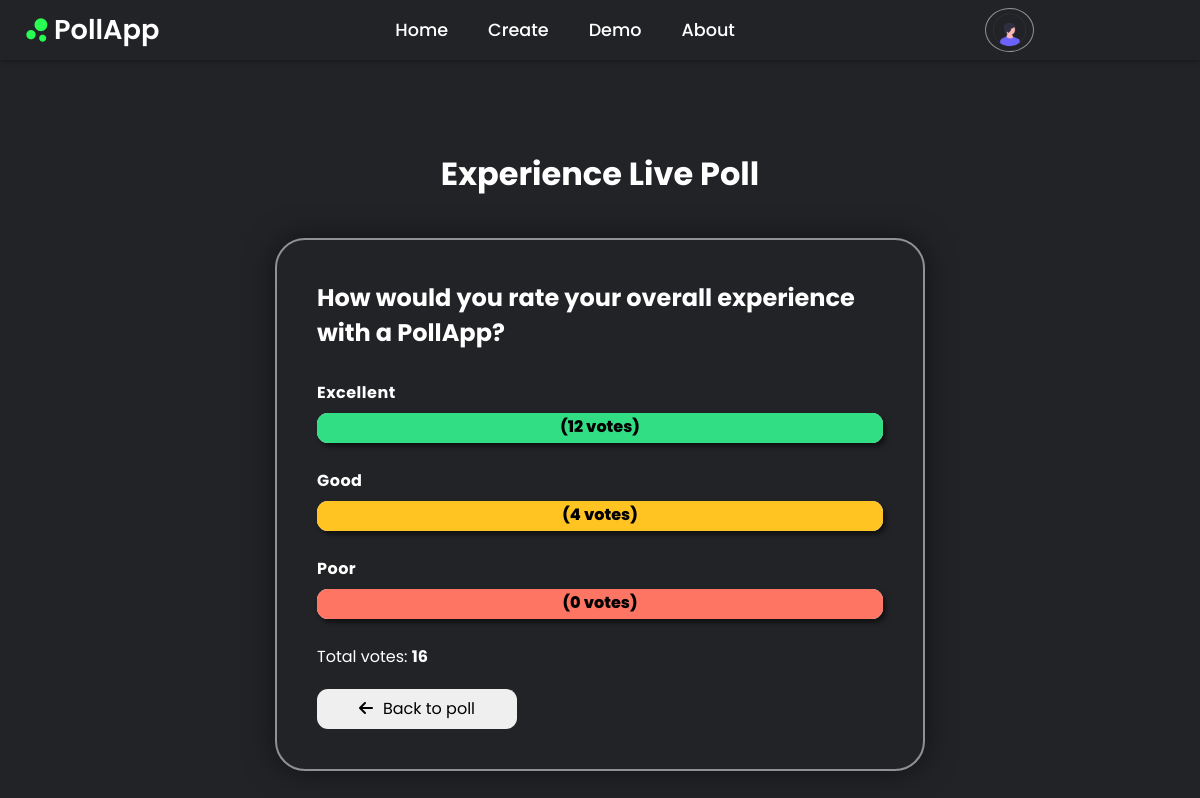
The app's page /demoresult (signed in) with its own data.
### pollapp/models.py (models this page shows)
class DemoModel(models.Model):
	ques = models.TextField()
	option_one = models.CharField(max_length=50)
	option_two = models.CharField(max_length=50)
	option_three = models.CharField(max_length=50)
	option_one_count = models.IntegerField(default=0)
	option_two_count = models.IntegerField(default=0)
	option_three_count = models.IntegerField(default=0)
	def total(self):
		return self.option_one_count + self.option_two_count + self.option_three_count

### pollapp/views.py (the view)
# urls.py: path("demoresult", demoresult, name="demoresult"),
def demoresult(request):
	poll = DemoModel.objects.get()
	return render(request, "demoresult.html", {"poll" : poll})

### pollapp/context_processors.py (called while the page is built)
def social_media_links(request):
    links = SocialMedia.objects.all()
    return {'social_links': links}

### pollapp/templates/demoresult.html (shortened to what this page needs)
{% extends 'base.html' %}
{% block content %}
	<h1>Experience Live Poll</h1>
	<section class="container">
		<h2>{{ poll.ques }}</h2>
		<div class="progress-container">
			<h4>{{ poll.option_one }}</h4>
			<div class="progress-bar">
				<span class="bar-one">({{ poll.option_one_count }} votes)</span>
			</div>
		</div>
		<div class="progress-container">
			<h4>{{ poll.option_two }}</h4>
			<div class="progress-bar">
				<span class="bar-two">({{ poll.option_two_count }} votes)</span>
			</div>
		</div>
		<div class="progress-container">
			<h4>{{ poll.option_three }}</h4>
			<div class="progress-bar">
				<span class="bar-three">({{ poll.option_three_count }} votes)</span>
			</div>
		</div>
		<div class="total">Total votes: <strong>{{ poll.total }}</strong></div>
		<div class="btn-align">
			<button type="submit"><i class="fa-solid fa-arrow-left"></i><a href="{% url 'demo' %}">Back to poll</a></button>
		</div>
	</section>
{% endblock %}

### templates/base.html (style rules this page uses)
* { padding: 0; margin: 0; box-sizing: border-box; font-family: 'Poppins', sans-serif; text-decoration: none; list-style: none; }
body { min-height: 100vh; background: #222327; color: #fff; }

### pollapp/templates/demoresult.html (style rules this page uses)
body { min-height: 100vh; display: flex; align-items: center; justify-content: center; padding: 16px; margin-top: 60px; }
.container { margin-top: 40px; position: relative; min-height: 300px; min-width: 200px; max-width: 650px; width: 100%; background: transparent; border: 2px solid rgba(255, 255, 255, .5); border-radius: 30px; padding: 40px; box-shadow: 0 0 30px rgba(0, 0, 0, .5); }
.container h2 { text-align: left; margin-bottom: 30px; }
.container .progress-container { margin-bottom: 25px; }
.container .progress-container h4 { margin-bottom: 8px; letter-spacing: .5px; text-align: left; }
.container .progress-container .progress-bar { position: relative; width: 100%; height: 30px; border-radius: 11px; background-color: white; box-shadow: 3px 4px 5px 0px rgba(0, 0, 0, .5); }
.container .progress-container .progress-bar .bar-one { position: absolute; top: 0; left: 0; width: 100%; height: 100%; color: black; font-weight: 800; font-size: 16px; line-height: 1.7; text-align: center; border-radius: 11px; background: rgba(50, 222, 132, 1); }
.container .progress-container .progress-bar .bar-two { position: absolute; top: 0; left: 0; width: 100%; height: 100%; color: black; font-weight: 800; font-size: 16px; line-height: 1.7; text-align: center; border-radius: 11px; background: #ffc422; }
.container .progress-container .progress-bar .bar-three { position: absolute; top: 0; left: 0; width: 100%; height: 100%; color: black; font-weight: 800; font-size: 16px; line-height: 1.7; text-align: center; border-radius: 11px; background: #fe7563; }
.total { text-align: left; }
button { margin-top: 20px; width: 100%; max-width: 200px; height: 40px; border: none; outline: none; border-radius: 11px; cursor: pointer; font-size: 16px; transition: all 0.2s; }
button i { margin-right: 10px; }
button a { color: black; }
.btn-align { display: flex; align-items: left; }

### records on screen
DemoModel: ques "How would you rate your overall experience with a PollApp?", option_one "Excellent", option_one_count "12", option_two "Good", option_two_count "4", option_three "Poor", option_three_count "0", total "16"
